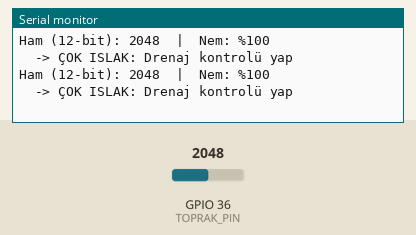
The sketch below on a simulated ESP32. Shown: the last lines printed to the serial monitor. The inputs (shaded band) are chosen by the test bench; at power-on: GPIO 36 (TOPRAK_PIN) = 2048.

Above: at 2.8 s.
2.9 s: GPIO 36 (TOPRAK_PIN) set to 155
At 5.2 s:
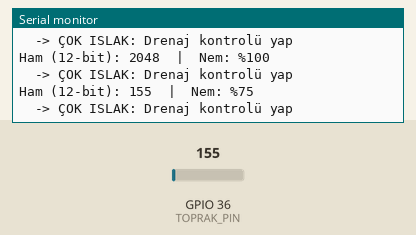
5.6 s: GPIO 36 (TOPRAK_PIN) set to 136
At 7.0 s:
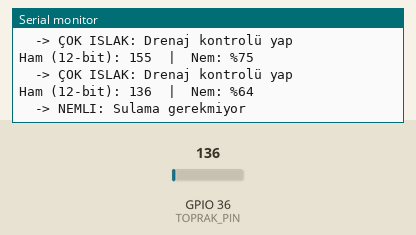
Timing chart, 0 to 8.6 s (numbered marks = the images above; inputs shaded):
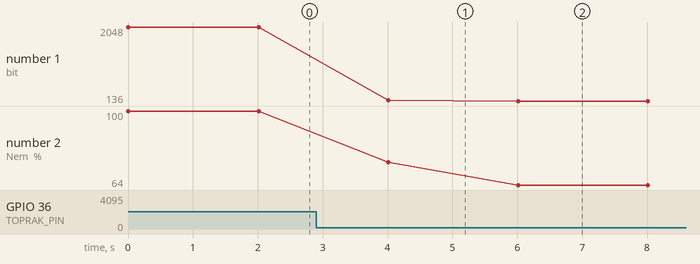

Measured:
- the behaviour switches between 146 and 145 on GPIO 36 (TOPRAK_PIN) (found by bisection; images 1 and 2)
- after the input at 2.9 s, the serial monitor: prints a new line after 1.1 s (image 1)
- after the input at 5.6 s, the serial monitor: prints a new line after 0.41 s (image 2)
- plotted number 1: 2048 → 155 after the input at 2.9 s, 155 → 136 after the input at 5.6 s
- plotted number 2: 100 → 75 after the input at 2.9 s, 75 → 64 after the input at 5.6 s

The sketch:

25-esp32-toprak.ino
```cpp
// Ref: docs/esp32-d1r32-calisma-plani.md
// Faz 2 — Modül 25: ESP32 Toprak Nem Sensörü
//
// Baglanti:
//   Sensör VCC  → 3.3V   (🟠 turuncu)  ← 5V DEGIL! ADC max 3.3V
//   Sensör GND  → GND    (⚫ siyah)
//   Sensör AO   → GPIO36 (🟢 yeşil)   [D1 R32'de A0 etiketi = VP]
//
// Neden GPIO36?
//   ADC1 pinleri (32-39 arası) WiFi acikken güvenilir okur.
//   ADC2 pinleri WiFi ile çakışır — yanliş okuma verir.
//
// Board: WEMOS D1 MINI ESP32 | Baud: 115200

const int TOPRAK_PIN = 36;    // GPIO36 = VP = D1 R32 A0

// Kalibrasyon — KENDI probunla olc, buraya yaz:
//   1) Probu havada tut → Ham deger = KURU_DEGER
//   2) Probu suya batir → Ham deger = ISLAK_DEGER
// Senin ilk olcumlerin: kuru ~0, islak ~186 (3.3V beslemede dusuk aralik normal)
const int KURU_DEGER   = 20;   // Havada (kuru) ham deger
const int ISLAK_DEGER  = 200;  // Suda / cok islak ham deger

void setup() {
  Serial.begin(115200);
  Serial.println("Toprak nem sensoru — ESP32 D1 R32");
  Serial.println("Sensör VCC = 3.3V, AO = GPIO36");
  Serial.println("Kalibrasyon: havada KURU_DEGER, suda ISLAK_DEGER duzenle");
}

void loop() {
  int ham = analogRead(TOPRAK_PIN);   // 0-4095 (12-bit ESP32)
  // Kuru = dusuk ham, islak = yuksek ham (3.3V'de bu modul boyle calisir)
  int yuzde = map(constrain(ham, KURU_DEGER, ISLAK_DEGER),
                  KURU_DEGER, ISLAK_DEGER, 0, 100);

  Serial.print("Ham (12-bit): ");
  Serial.print(ham);
  Serial.print("  |  Nem: %");
  Serial.println(yuzde);

  // Ziraat yorumu
  if (yuzde < 20) {
    Serial.println("  -> KURU: Sulama gerekli");
  } else if (yuzde < 40) {
    Serial.println("  -> NORMAL: Yakında sulama gerekebilir");
  } else if (yuzde < 70) {
    Serial.println("  -> NEMLI: Sulama gerekmiyor");
  } else {
    Serial.println("  -> ÇOK ISLAK: Drenaj kontrolü yap");
  }

  delay(2000);
}
```
